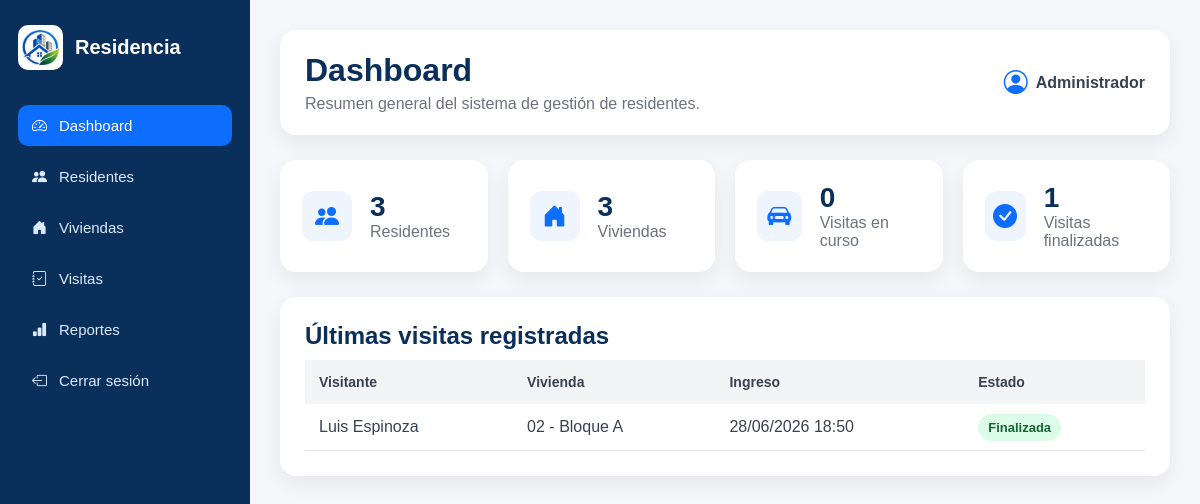
/dashboard/, run on the app's committed database.
### residentes/models.py (models this page shows, shortened)
class Visita(models.Model):
    ESTADOS = [
        ("En curso", "En curso"),
        ("Finalizada", "Finalizada"),
        ("Cancelada", "Cancelada"),
    ]
    nombre_visitante = models.CharField(max_length=100)
    documento = models.CharField(max_length=10)
    telefono = models.CharField(max_length=10)
    placa = models.CharField(max_length=10, blank=True, null=True)
    motivo = models.CharField(max_length=150)
    observaciones = models.TextField(blank=True, null=True)
    fecha_ingreso = models.DateTimeField()
    fecha_salida = models.DateTimeField(blank=True, null=True)
    estado = models.CharField(max_length=20, choices=ESTADOS, default="En curso")
    vivienda = models.ForeignKey(
        Vivienda,
        on_delete=models.CASCADE,
        related_name="visitas"
    )

class Vivienda(models.Model):
    numero = models.CharField(max_length=10)
    bloque = models.CharField(max_length=10)
    estado = models.CharField(max_length=20)
    residente = models.ForeignKey(
        Residente,
        on_delete=models.CASCADE,
        related_name="viviendas"
    )

### residentes/views.py (the view)
# urls.py: path("dashboard/", views.dashboard, name="dashboard"),
def dashboard(request):
    total_residentes = Residente.objects.count()
    total_viviendas = Vivienda.objects.count()
    visitas_en_curso = Visita.objects.filter(estado="En curso").count()
    visitas_finalizadas = Visita.objects.filter(estado="Finalizada").count()
    ultimas_visitas = Visita.objects.all().order_by("-id")[:5]
    return render(request, "residentes/dashboard.html", {
        "total_residentes": total_residentes,
        "total_viviendas": total_viviendas,
        "visitas_en_curso": visitas_en_curso,
        "visitas_finalizadas": visitas_finalizadas,
        "ultimas_visitas": ultimas_visitas,
    })

### residentes/templates/residentes/dashboard.html (shortened to what this page needs)
{% load static %}
<!DOCTYPE html>
<html lang="es">
<head>
    <link rel="stylesheet" href="{% static 'css/dashboard.css' %}">
    <link rel="stylesheet"
          href="https://cdn.jsdelivr.net/npm/bootstrap-icons@1.11.3/font/bootstrap-icons.min.css">
</head>
<body>
<div class="layout">
    <aside class="sidebar">
        <div class="brand">
            <img src="{% static 'img/logo.png' %}" alt="Logo">
            <h2>Residencia</h2>
        </div>
        <nav>
    <a href="{% url 'dashboard' %}" class="active">
        <i class="bi bi-speedometer2"></i>
        Dashboard
    </a>
    <a href="{% url 'residentes' %}">
        <i class="bi bi-people-fill"></i>
        Residentes
    </a>
    <a href="{% url 'viviendas' %}">
        <i class="bi bi-house-door-fill"></i>
        Viviendas
    </a>
    <a href="{% url 'visitas' %}">
        <i class="bi bi-journal-check"></i>
        Visitas
    </a>
    <a href="{% url 'reportes' %}">
        <i class="bi bi-bar-chart-fill"></i>
        Reportes
    </a>
    <a href="{% url 'login' %}">
        <i class="bi bi-box-arrow-left"></i>
        Cerrar sesión
    </a>
</nav>
    </aside>
    <main class="main-content">
        <header class="topbar">
            <div>
                <h1>Dashboard</h1>
                <p>Resumen general del sistema de gestión de residentes.</p>
            </div>
            <div class="user-box">
                <i class="bi bi-person-circle"></i>
                <span>Administrador</span>
            </div>
        </header>
        <section class="cards">
            <div class="card">
                <i class="bi bi-people-fill"></i>
                <div>
                    <h3>{{ total_residentes }}</h3>
                    <p>Residentes</p>
                </div>
            </div>
            <div class="card">
                <i class="bi bi-house-door-fill"></i>
                <div>
                    <h3>{{ total_viviendas }}</h3>
                    <p>Viviendas</p>
                </div>
            </div>
            <div class="card">
                <i class="bi bi-car-front-fill"></i>
                <div>
                    <h3>{{ visitas_en_curso }}</h3>
                    <p>Visitas en curso</p>
                </div>
            </div>
            <div class="card">
                <i class="bi bi-check-circle-fill"></i>
                <div>
                    <h3>{{ visitas_finalizadas }}</h3>
                    <p>Visitas finalizadas</p>
                </div>
            </div>
        </section>
        <section class="panel">
            <h2>Últimas visitas registradas</h2>
            <table class="data-table">
                <thead>
                    <tr>
                        <th>Visitante</th>
                        <th>Vivienda</th>
                        <th>Ingreso</th>
                        <th>Estado</th>
                    </tr>
                </thead>
                <tbody>
                    {% for visita in ultimas_visitas %}
                        <tr>
                            <td>{{ visita.nombre_visitante }}</td>
                            <td>
                                {{ visita.vivienda.numero }} - Bloque {{ visita.vivienda.bloque }}
                            </td>
                            <td>{{ visita.fecha_ingreso|date:"d/m/Y H:i" }}</td>
                            <td>
                                {% if visita.estado == "En curso" %}
                                    <span class="status warning">En curso</span>
                                {% elif visita.estado == "Finalizada" %}
                                    <span class="status active">Finalizada</span>
                                {% else %}
                                    <span class="status inactive">Cancelada</span>
                                {% endif %}
                            </td>
                        </tr>
                    {% empty %}
                        <tr>
                            <td colspan="4" style="text-align:center;">
                                No existen visitas registradas.
                            </td>
                        </tr>
                    {% endfor %}
                </tbody>
            </table>
        </section>
    </main>
</div>
</body>
</html>

### residentes/static/css/dashboard.css (style rules this page uses)
* { margin: 0; padding: 0; box-sizing: border-box; }
body { font-family: Arial, Helvetica, sans-serif; background: #f4f6f9; color: #1f2937; }
.layout { display: flex; min-height: 100vh; }
.sidebar { width: 250px; background: #0b2f5b; color: white; padding: 25px 18px; }
.brand { display: flex; align-items: center; gap: 12px; margin-bottom: 35px; }
.brand img { width: 45px; height: 45px; object-fit: contain; background: white; border-radius: 10px; padding: 4px; }
.brand h2 { font-size: 20px; }
.sidebar nav { display: flex; flex-direction: column; gap: 10px; }
.sidebar nav a { color: #dbeafe; text-decoration: none; padding: 12px 14px; border-radius: 10px; display: flex; align-items: center; gap: 12px; font-size: 15px; }
.sidebar nav a:hover, .sidebar nav a.active { background: #0d6efd; color: white; }
.main-content { flex: 1; padding: 30px; }
.topbar { background: white; border-radius: 16px; padding: 22px 25px; box-shadow: 0 8px 20px rgba(0,0,0,.06); display: flex; justify-content: space-between; align-items: center; margin-bottom: 25px; }
.topbar h1 { color: #0b2f5b; margin-bottom: 6px; }
.topbar p { color: #6b7280; }
.user-box { display: flex; align-items: center; gap: 8px; color: #374151; font-weight: bold; }
.user-box i { font-size: 24px; color: #0d6efd; }
.cards { display: grid; grid-template-columns: repeat(4, 1fr); gap: 20px; margin-bottom: 25px; }
.card { background: white; padding: 22px; border-radius: 16px; box-shadow: 0 8px 20px rgba(0,0,0,.06); display: flex; align-items: center; gap: 18px; }
.card i { width: 50px; height: 50px; background: #eef5ff; color: #0d6efd; border-radius: 12px; display: flex; justify-content: center; align-items: center; font-size: 24px; }
.card h3 { font-size: 28px; color: #0b2f5b; }
.card p { color: #6b7280; }
.panel { background: white; padding: 25px; border-radius: 16px; box-shadow: 0 8px 20px rgba(0,0,0,.06); }
.panel h2 { color: #0b2f5b; margin-bottom: 10px; }
.data-table { width: 100%; border-collapse: collapse; }
.data-table th { background: #f3f4f6; color: #374151; text-align: left; padding: 14px; font-size: 14px; }
.data-table td { padding: 14px; border-bottom: 1px solid #e5e7eb; color: #374151; }
.status { padding: 6px 10px; border-radius: 20px; font-size: 13px; font-weight: bold; }
.status.active { background: #dcfce7; color: #166534; }

### data on the page
Visita: nombre_visitante "Luis Espinoza", vivienda.numero "02", vivienda.bloque "A", fecha_ingreso "28/06/2026 18:50", estado "Finalizada"

### other printed values
{{ total_residentes }} "3"
{{ total_viviendas }} "3"
{{ visitas_en_curso }} "0"
{{ visitas_finalizadas }} "1"
